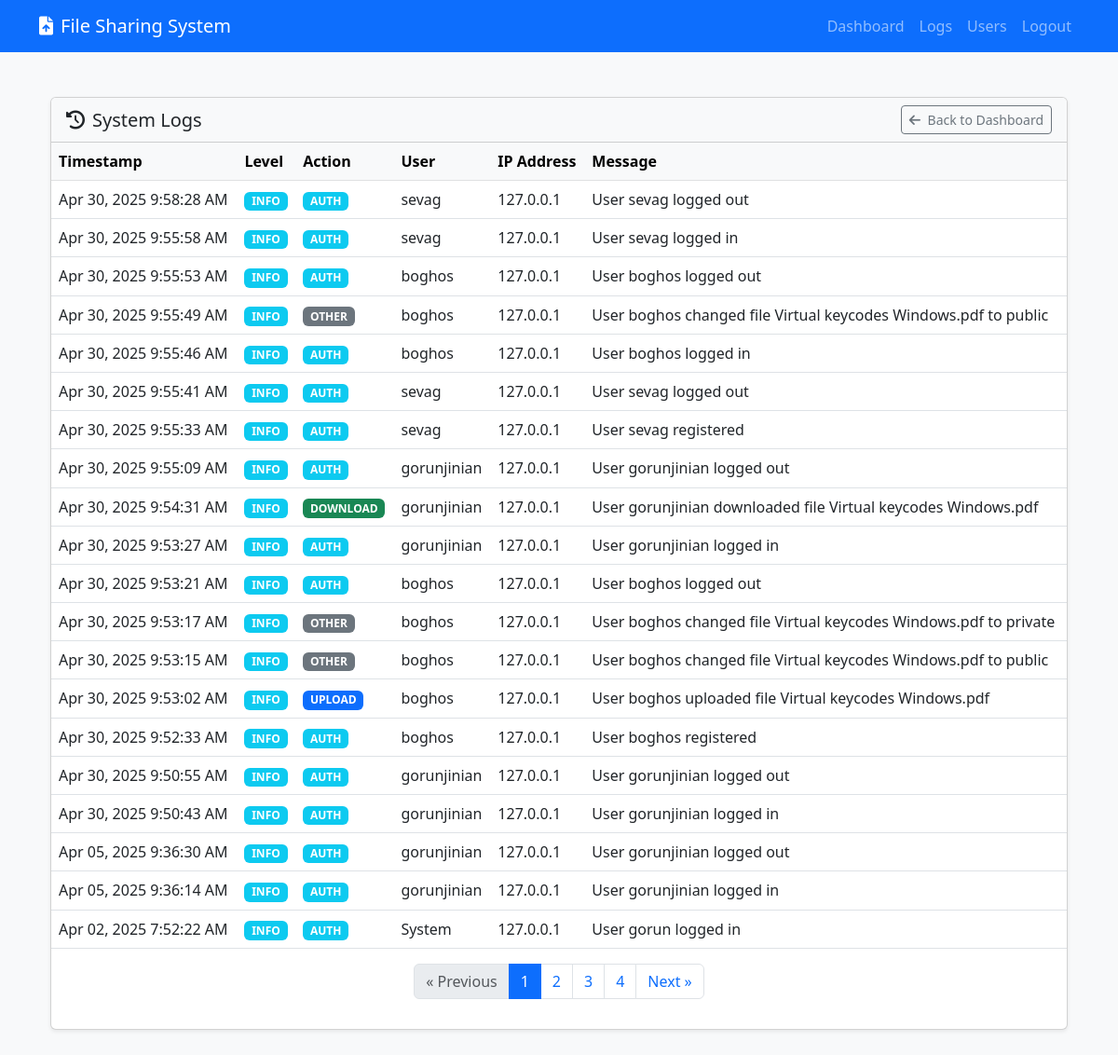
Screenshot of /manage/logs/ (signed in) with the database file from the repository.
### file_manager/models.py (models this page shows, shortened)
class SystemLogEntry(models.Model):
    LOG_LEVEL_CHOICES = (
        ('INFO', 'Information'),
        ('WARNING', 'Warning'),
        ('ERROR', 'Error'),
    )
    ACTION_CHOICES = (
        ('UPLOAD', 'Upload'),
        ('DOWNLOAD', 'Download'),
        ('DELETE', 'Delete'),
        ('AUTH', 'Authentication'),
        ('OTHER', 'Other'),
    )
    timestamp = models.DateTimeField(default=timezone.now)
    level = models.CharField(max_length=10, choices=LOG_LEVEL_CHOICES)
    action = models.CharField(max_length=10, choices=ACTION_CHOICES)
    user = models.ForeignKey(User, on_delete=models.SET_NULL, null=True, blank=True, related_name='log_entries')
    ip_address = models.GenericIPAddressField(null=True, blank=True)
    message = models.TextField()
    file = models.ForeignKey(FileUpload, on_delete=models.SET_NULL, null=True, blank=True, related_name='log_entries')
    class Meta:
        ordering = ['-timestamp']
        verbose_name = 'System Log Entry'
        verbose_name_plural = 'System Log Entries'

### file_manager/views.py (the view)
# urls.py: path('manage/logs/', views.admin_logs, name='admin_logs'),
@login_required
def admin_logs(request):
    if not request.user.profile.is_admin():
        messages.error(request, "You don't have permission to access this page.")
        return redirect('dashboard')
    logs = SystemLogEntry.objects.all().order_by('-timestamp')
    paginator = Paginator(logs, 20)  # Show 20 logs per page
    page_number = request.GET.get('page')
    logs_page = paginator.get_page(page_number)
    context = {
        'logs': logs_page,
    }
    return render(request, 'file_manager/admin_logs.html', context)

### file_manager/context_processors.py (called while the page is built)
def user_context(request):
    is_admin = False
    if request.user.is_authenticated:
        try:
            is_admin = request.user.profile.is_admin() or request.user.is_superuser
        except:
            is_admin = request.user.is_superuser
    return {
        'is_admin': is_admin
    }

### file_manager/models.py (called while the page is built)
    def is_admin(self):
        return self.role == 'admin' or self.user.is_superuser

### file_manager/templates/file_manager/admin_logs.html (shortened to what this page needs)
{% extends 'file_manager/base.html' %}
{% block content %}
<div class="container-fluid py-4">
    <div class="row">
        <div class="col-md-12">
            <div class="card shadow-sm mb-4">
                <div class="card-header bg-light d-flex justify-content-between align-items-center">
                    <h5 class="mb-0"><i class="fas fa-history me-2"></i>System Logs</h5>
                    <div>
                        <a href="{% url 'dashboard' %}" class="btn btn-sm btn-outline-secondary">
                            <i class="fas fa-arrow-left me-1"></i> Back to Dashboard
                        </a>
                    </div>
                </div>
                <div class="card-body p-0">
                    {% if logs %}
                    <div class="table-responsive">
                        <table class="table table-hover mb-0">
                            <thead class="table-light">
                                <tr>
                                    <th>Timestamp</th>
                                    <th>Level</th>
                                    <th>Action</th>
                                    <th>User</th>
                                    <th>IP Address</th>
                                    <th>Message</th>
                                </tr>
                            </thead>
                            <tbody>
                                {% for log in logs %}
                                <tr class="{% if log.level == 'ERROR' %}table-danger{% elif log.level == 'WARNING' %}table-warning{% endif %}">
                                    <td>{{ log.timestamp|date:"M d, Y g:i:s A" }}</td>
                                    <td>
                                        {% if log.level == 'INFO' %}
                                            <span class="badge bg-info">{{ log.level }}</span>
                                        {% elif log.level == 'WARNING' %}
                                            <span class="badge bg-warning">{{ log.level }}</span>
                                        {% elif log.level == 'ERROR' %}
                                            <span class="badge bg-danger">{{ log.level }}</span>
                                        {% endif %}
                                    </td>
                                    <td>
                                        {% if log.action == 'UPLOAD' %}
                                            <span class="badge bg-primary">{{ log.action }}</span>
                                        {% elif log.action == 'DOWNLOAD' %}
                                            <span class="badge bg-success">{{ log.action }}</span>
                                        {% elif log.action == 'DELETE' %}
                                            <span class="badge bg-danger">{{ log.action }}</span>
                                        {% elif log.action == 'AUTH' %}
                                            <span class="badge bg-info">{{ log.action }}</span>
                                        {% else %}
                                            <span class="badge bg-secondary">{{ log.action }}</span>
                                        {% endif %}
                                    </td>
                                    <td>{{ log.user|default:"System" }}</td>
                                    <td>{{ log.ip_address|default:"-" }}</td>
                                    <td>{{ log.message }}</td>
                                </tr>
                                {% endfor %}
                            </tbody>
                        </table>
                    </div>
                    {% if logs.has_other_pages %}
                    <div class="pagination justify-content-center p-3">
                        <ul class="pagination">
                            {% if logs.has_previous %}
                            <li class="page-item">
                                <a class="page-link" href="?page={{ logs.previous_page_number }}">&laquo; Previous</a>
                            </li>
                            {% else %}
                            <li class="page-item disabled">
                                <span class="page-link">&laquo; Previous</span>
                            </li>
                            {% endif %}
                            {% for i in logs.paginator.page_range %}
                                {% if logs.number == i %}
                                <li class="page-item active">
                                    <span class="page-link">{{ i }}</span>
                                </li>
                                {% else %}
                                <li class="page-item">
                                    <a class="page-link" href="?page={{ i }}">{{ i }}</a>
                                </li>
                                {% endif %}
                            {% endfor %}
                            {% if logs.has_next %}
                            <li class="page-item">
                                <a class="page-link" href="?page={{ logs.next_page_number }}">Next &raquo;</a>
                            </li>
                            {% else %}
                            <li class="page-item disabled">
                                <span class="page-link">Next &raquo;</span>
                            </li>
                            {% endif %}
                        </ul>
                    </div>
                    {% endif %}
                    {% else %}
                    <div class="p-4 text-center">
                        <i class="fas fa-clipboard-list fa-3x text-muted mb-3"></i>
                        <p class="lead">No logs found</p>
                        <p class="text-muted">System activity logs will appear here.</p>
                    </div>
                    {% endif %}
                </div>
            </div>
        </div>
    </div>
</div>
{% endblock %}

### file_manager/templates/file_manager/base.html (shortened to what this page needs)
<!DOCTYPE html>
{% load static %}
<html lang="en">
<head>
    <link href="https://cdn.jsdelivr.net/npm/bootstrap@5.3.0-alpha1/dist/css/bootstrap.min.css" rel="stylesheet">
    <link rel="stylesheet" href="https://cdnjs.cloudflare.com/ajax/libs/font-awesome/6.0.0/css/all.min.css">
    <link href="{% static 'css/style.css' %}" rel="stylesheet">
</head>
<body>
    <nav class="navbar navbar-expand-lg navbar-dark bg-primary">
        <div class="container">
            <a class="navbar-brand" href="{% url 'index' %}">
                <i class="fas fa-file-upload me-2"></i>File Sharing System
            </a>
            <div class="collapse navbar-collapse" id="navbarNav">
                <ul class="navbar-nav ms-auto">
                    {% if user.is_authenticated %}
                        <li class="nav-item">
                            <a class="nav-link" href="{% url 'dashboard' %}">Dashboard</a>
                        </li>
                        {% if is_admin %}
                            <li class="nav-item">
                                <a class="nav-link" href="{% url 'admin_logs' %}">Logs</a>
                            </li>
                            <li class="nav-item">
                                <a class="nav-link" href="{% url 'admin_users' %}">Users</a>
                            </li>
                        {% endif %}
                        <li class="nav-item">
                            <a class="nav-link" href="{% url 'logout' %}">Logout</a>
                        </li>
                    {% endif %}
                </ul>
            </div>
        </div>
    </nav>
    <div class="container mt-4">
        {% block content %}{% endblock %}
    </div>
</body>
</html>

### static/css/style.css (style rules this page uses)
body { background-color: #f8f9fa; min-height: 100vh; display: flex; flex-direction: column; }

### rows the page displays
SystemLogEntry: timestamp "Apr 30, 2025 9:58:28 AM", level "INFO", action "AUTH", user "sevag", ip_address "127.0.0.1", message "User sevag logged out"
SystemLogEntry: timestamp "Apr 30, 2025 9:55:58 AM", level "INFO", action "AUTH", user "sevag", ip_address "127.0.0.1", message "User sevag logged in"
SystemLogEntry: timestamp "Apr 30, 2025 9:55:53 AM", level "INFO", action "AUTH", user "boghos", ip_address "127.0.0.1", message "User boghos logged out"
SystemLogEntry: timestamp "Apr 30, 2025 9:55:49 AM", level "INFO", action "OTHER", user "boghos", ip_address "127.0.0.1", message "User boghos changed file Virtual keycodes Windows.pdf to public"
SystemLogEntry: timestamp "Apr 30, 2025 9:55:46 AM", level "INFO", action "AUTH", user "boghos", ip_address "127.0.0.1", message "User boghos logged in"
SystemLogEntry: timestamp "Apr 30, 2025 9:55:41 AM", level "INFO", action "AUTH", user "sevag", ip_address "127.0.0.1", message "User sevag logged out"
SystemLogEntry: timestamp "Apr 30, 2025 9:55:33 AM", level "INFO", action "AUTH", user "sevag", ip_address "127.0.0.1", message "User sevag registered"
SystemLogEntry: timestamp "Apr 30, 2025 9:55:09 AM", level "INFO", action "AUTH", user "gorunjinian", ip_address "127.0.0.1", message "User gorunjinian logged out"
SystemLogEntry: timestamp "Apr 30, 2025 9:54:31 AM", level "INFO", action "DOWNLOAD", user "gorunjinian", ip_address "127.0.0.1", message "User gorunjinian downloaded file Virtual keycodes Windows.pdf"
SystemLogEntry: timestamp "Apr 30, 2025 9:53:27 AM", level "INFO", action "AUTH", user "gorunjinian", ip_address "127.0.0.1", message "User gorunjinian logged in"
SystemLogEntry: timestamp "Apr 30, 2025 9:53:21 AM", level "INFO", action "AUTH", user "boghos", ip_address "127.0.0.1", message "User boghos logged out"
SystemLogEntry: timestamp "Apr 30, 2025 9:53:17 AM", level "INFO", action "OTHER", user "boghos", ip_address "127.0.0.1", message "User boghos changed file Virtual keycodes Windows.pdf to private"
SystemLogEntry: timestamp "Apr 30, 2025 9:53:15 AM", level "INFO", action "OTHER", user "boghos", ip_address "127.0.0.1", message "User boghos changed file Virtual keycodes Windows.pdf to public"
SystemLogEntry: timestamp "Apr 30, 2025 9:53:02 AM", level "INFO", action "UPLOAD", user "boghos", ip_address "127.0.0.1", message "User boghos uploaded file Virtual keycodes Windows.pdf"
SystemLogEntry: timestamp "Apr 30, 2025 9:52:33 AM", level "INFO", action "AUTH", user "boghos", ip_address "127.0.0.1", message "User boghos registered"
SystemLogEntry: timestamp "Apr 30, 2025 9:50:55 AM", level "INFO", action "AUTH", user "gorunjinian", ip_address "127.0.0.1", message "User gorunjinian logged out"
SystemLogEntry: timestamp "Apr 30, 2025 9:50:43 AM", level "INFO", action "AUTH", user "gorunjinian", ip_address "127.0.0.1", message "User gorunjinian logged in"
SystemLogEntry: timestamp "Apr 05, 2025 9:36:30 AM", level "INFO", action "AUTH", user "gorunjinian", ip_address "127.0.0.1", message "User gorunjinian logged out"
SystemLogEntry: timestamp "Apr 05, 2025 9:36:14 AM", level "INFO", action "AUTH", user "gorunjinian", ip_address "127.0.0.1", message "User gorunjinian logged in"
SystemLogEntry: timestamp "Apr 02, 2025 7:52:22 AM", level "INFO", action "AUTH", user "System", ip_address "127.0.0.1", message "User gorun logged in"

### other values shown
{{ i }} "1"
{{ i }} "2" "3" "4"
